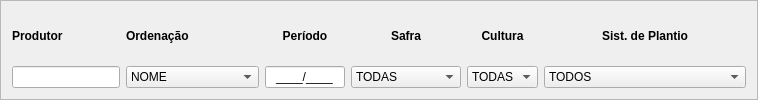
                      <widget class="QFrame" name="frame">
                       <property name="frameShape">
                        <enum>QFrame::StyledPanel</enum>
                       </property>
                       <property name="frameShadow">
                        <enum>QFrame::Raised</enum>
                       </property>
                       <layout class="QGridLayout" name="gridLayout_3">
                        <item row="0" column="2">
                         <widget class="QLabel" name="lbl_agricultural_period_analysis_3">
                          <property name="text">
                           <string>&lt;html&gt;&lt;head/&gt;&lt;body&gt;&lt;p align=&quot;center&quot;&gt;&lt;span style=&quot; font-weight:600;&quot;&gt;Período&lt;/span&gt;&lt;/p&gt;&lt;/body&gt;&lt;/html&gt;</string>
                          </property>
                         </widget>
                        </item>
                        <item row="0" column="4">
                         <widget class="QLabel" name="lbl_culture_analysis_2">
                          <property name="text">
                           <string>&lt;html&gt;&lt;head/&gt;&lt;body&gt;&lt;p align=&quot;center&quot;&gt;&lt;span style=&quot; font-weight:600;&quot;&gt;Cultura&lt;/span&gt;&lt;/p&gt;&lt;/body&gt;&lt;/html&gt;</string>
                          </property>
                         </widget>
                        </item>
                        <item row="0" column="3">
                         <widget class="QLabel" name="lbl_agricultural_period_analysis_2">
                          <property name="text">
                           <string>&lt;html&gt;&lt;head/&gt;&lt;body&gt;&lt;p align=&quot;center&quot;&gt;&lt;span style=&quot; font-weight:600;&quot;&gt;Safra&lt;/span&gt;&lt;/p&gt;&lt;/body&gt;&lt;/html&gt;</string>
                          </property>
                         </widget>
                        </item>
                        <item row="0" column="5">
                         <widget class="QLabel" name="lbl_planting_system_analysis_2">
                          <property name="text">
                           <string>&lt;html&gt;&lt;head/&gt;&lt;body&gt;&lt;p align=&quot;center&quot;&gt;&lt;span style=&quot; font-weight:600;&quot;&gt;Sist. de Plantio&lt;/span&gt;&lt;/p&gt;&lt;/body&gt;&lt;/html&gt;</string>
                          </property>
                         </widget>
                        </item>
                        <item row="1" column="3">
                         <widget class="QComboBox" name="cbx_query_agricultural_period_analysis">
                          <property name="minimumSize">
                           <size>
                            <width>95</width>
                            <height>0</height>
                           </size>
                          </property>
                          <property name="currentIndex">
                           <number>1</number>
                          </property>
                          <item>
                           <property name="text">
                            <string>ESPECIFICAR</string>
                           </property>
                          </item>
                          <item>
                           <property name="text">
                            <string>TODAS</string>
                           </property>
                          </item>
                         </widget>
                        </item>
                        <item row="1" column="2">
                         <widget class="QLineEdit" name="edt_query_agricultural_period_analysis">
                          <property name="maximumSize">
                           <size>
                            <width>80</width>
                            <height>16777215</height>
                           </size>
                          </property>
                          <property name="inputMask">
                           <string>9999/9999;_</string>
                          </property>
                          <property name="text">
                           <string>/</string>
                          </property>
                          <property name="alignment">
                           <set>Qt::AlignCenter</set>
                          </property>
                          <property name="readOnly">
                           <bool>false</bool>
                          </property>
                         </widget>
                        </item>
                        <item row="1" column="0">
                         <widget class="QLineEdit" name="edt_query_analysis"/>
                        </item>
                        <item row="0" column="0">
                         <widget class="QLabel" name="label_3">
                          <property name="text">
                           <string>&lt;html&gt;&lt;head/&gt;&lt;body&gt;&lt;p&gt;&lt;span style=&quot; font-weight:600;&quot;&gt;Produtor&lt;/span&gt;&lt;/p&gt;&lt;/body&gt;&lt;/html&gt;</string>
                          </property>
                         </widget>
                        </item>
                        <item row="1" column="5">
                         <widget class="QComboBox" name="cbx_query_planting_system_analysis">
                          <property name="minimumSize">
                           <size>
                            <width>170</width>
                            <height>0</height>
                           </size>
                          </property>
                          <property name="currentIndex">
                           <number>4</number>
                          </property>
                          <item>
                           <property name="text">
                            <string>CONVENCIONAL - IRRIGADO</string>
                           </property>
                          </item>
                          <item>
                           <property name="text">
                            <string>CONVENCIONAL - SEQUEIRO</string>
                           </property>
                          </item>
                          <item>
                           <property name="text">
                            <string>PLANTIO DIRETO - IRRIGADO</string>
                           </property>
                          </item>
                          <item>
                           <property name="text">
                            <string>PLANTIO DIRETO - SEQUEIRO</string>
                           </property>
                          </item>
                          <item>
                           <property name="text">
                            <string>TODOS</string>
                           </property>
                          </item>
                         </widget>
                        </item>
                        <item row="1" column="4">
                         <widget class="QComboBox" name="cbx_query_culture_analysis">
                          <property name="minimumSize">
                           <size>
                            <width>70</width>
                            <height>0</height>
                           </size>
                          </property>
                          <property name="currentIndex">
                           <number>5</number>
                          </property>
                          <item>
                           <property name="text">
                            <string>Feijão</string>
                           </property>
                          </item>
                          <item>
                           <property name="text">
                            <string>Milho</string>
                           </property>
                          </item>
                          <item>
                           <property name="text">
                            <string>Soja</string>
                           </property>
                          </item>
                          <item>
                           <property name="text">
                            <string>Sorgo</string>
                           </property>
                          </item>
                          <item>
                           <property name="text">
                            <string>Trigo</string>
                           </property>
                          </item>
                          <item>
                           <property name="text">
                            <string>TODAS</string>
                           </property>
                          </item>
                         </widget>
                        </item>
                        <item row="1" column="1">
                         <widget class="QComboBox" name="cbx_query_ordering_analysis">
                          <property name="minimumSize">
                           <size>
                            <width>116</width>
                            <height>0</height>
                           </size>
                          </property>
                          <property name="currentIndex">
                           <number>1</number>
                          </property>
                          <item>
                           <property name="text">
                            <string>CULTURA</string>
                           </property>
                          </item>
                          <item>
                           <property name="text">
                            <string>NOME</string>
                           </property>
                          </item>
                          <item>
                           <property name="text">
                            <string>SAFRA</string>
                           </property>
                          </item>
                          <item>
                           <property name="text">
                            <string>SIST. DE PLANTIO</string>
                           </property>
                          </item>
                         </widget>
                        </item>
                        <item row="0" column="1">
                         <widget class="QLabel" name="label_4">
                          <property name="text">
                           <string>&lt;html&gt;&lt;head/&gt;&lt;body&gt;&lt;p&gt;&lt;span style=&quot; font-weight:600;&quot;&gt;Ordenação&lt;/span&gt;&lt;/p&gt;&lt;/body&gt;&lt;/html&gt;</string>
                          </property>
                         </widget>
                        </item>
                       </layout>
                      </widget>
